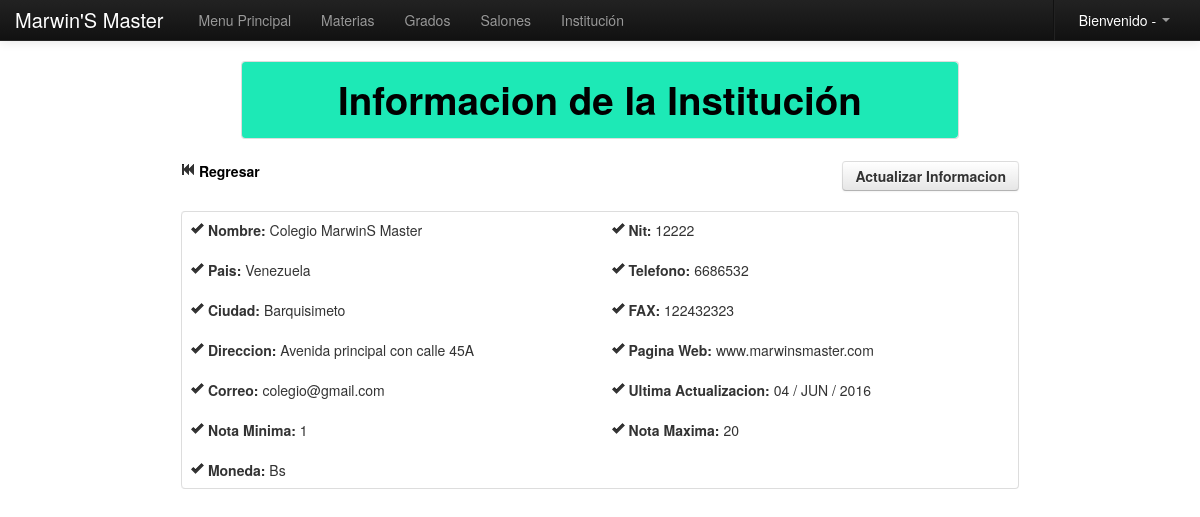
The app's page /Modulos/Datos/empresa.php with its own data.
### tables this page shows
CREATE TABLE IF NOT EXISTS `empresa` (
  `id` int(255) NOT NULL,
  `empresa` varchar(255) NOT NULL,
  `nit` varchar(255) NOT NULL,
  `direccion` varchar(255) NOT NULL,
  `pais` varchar(255) NOT NULL,
  `ciudad` varchar(255) NOT NULL,
  `tel` varchar(255) NOT NULL,
  `fax` varchar(255) NOT NULL,
  `web` varchar(255) NOT NULL,
  `correo` varchar(255) NOT NULL,
  `fecha` date NOT NULL,
  `moneda` varchar(22) NOT NULL,
  `minima` varchar(255) NOT NULL,
  `maxima` varchar(255) NOT NULL
);

### Modulos/funciones.php (called while the page is built, shortened)
<?php
	function fecha($fecha){
		$meses = array("ENE","FEB","MAR","ABR","MAY","JUN","JUL","AGO","SEP","OCT","NOV","DIC");
		$a=substr($fecha, 0, 4);
		$m=substr($fecha, 5, 2);
		$d=substr($fecha, 8);
		return $d." / ".$meses[$m-1]." / ".$a;
	}
?>

### Modulos/Datos/empresa.php (the view, shortened to what this page needs)
<?php
	include_once "class/class.php";
	include_once "../funciones.php";
?>
<!DOCTYPE html>
<html lang="es">
  <head>
    <link href="../../css/bootstrap.css" rel="stylesheet">
    <link href="../../css/bootstrap-responsive.css" rel="stylesheet">
  </head>
  <body>
    <?php include_once "../../menu/m_datos.php"; ?>
    <div align="center">
    <table width="60%">
      <tr>
        <td>
        	<table class="table table-bordered">
              <tr class="info">
                <td><center><h1 class="text-info">Informacion de la Institución</h1></center></td>
              </tr>
            </table>
        </td>
      </tr>
    </table>
    <table width="70%">
      <tr>
        <td>
       	    <div class="row-fluid">
	            <div class="span6">
                	<a href="index.php" class="text-info"><i class="icon-fast-backward"></i> <strong>Regresar</strong></a>
                </div>
    	        <div class="span6" align="right">
                	<a href="#myModal" role="button" class="btn" data-toggle="modal"><strong>Actualizar Informacion</strong></a>
                </div>
            </div><br>
             <?php
				$pa=mysql_query("SELECT * FROM empresa WHERE id=1");
				$row=mysql_fetch_array($pa);
			?>
        	<table class="table table-bordered">
              <tr>
                <td>
                    <div class="row-fluid">
                    	<div class="span6">
                        	<i class="icon-ok"></i> <strong>Nombre: </strong><?php echo $row['empresa']; ?><br><br>
                            <i class="icon-ok"></i> <strong>Pais: </strong><?php echo $row['pais']; ?><br><br>
                            <i class="icon-ok"></i> <strong>Ciudad: </strong><?php echo $row['ciudad']; ?><br><br>
                            <i class="icon-ok"></i> <strong>Direccion: </strong><?php echo $row['direccion']; ?><br><br>
                            <i class="icon-ok"></i> <strong>Correo: </strong><?php echo $row['correo']; ?><br><br>
                            <i class="icon-ok"></i> <strong>Nota Minima: </strong><?php echo $row['minima']; ?><br><br>
                            <i class="icon-ok"></i> <strong>Moneda: </strong><?php echo $row['moneda']; ?>
                        </div>
                    	<div class="span6">
                        	<i class="icon-ok"></i> <strong>Nit: </strong><?php echo $row['nit']; ?><br><br>
                            <i class="icon-ok"></i> <strong>Telefono: </strong><?php echo $row['tel']; ?><br><br>
                            <i class="icon-ok"></i> <strong>FAX: </strong><?php echo $row['fax']; ?><br><br>
                            <i class="icon-ok"></i> <strong>Pagina Web: </strong><?php echo $row['web']; ?><br><br>
                            <i class="icon-ok"></i> <strong>Ultima Actualizacion: </strong><?php echo fecha($row['fecha']); ?><br><br>
                            <i class="icon-ok"></i> <strong>Nota Maxima: </strong><?php echo $row['maxima']; ?>
                        </div>
                    </div>
                </td>
              </tr>
            </table>
        </td>
      </tr>
    </table>
    </div>
  </body>
</html>

### Modulos/Datos/empresa.php (style rules this page uses)
body { padding-top: 60px; padding-bottom: 40px; }

### records on screen
empresa: empresa "Colegio MarwinS Master", pais "Venezuela", ciudad "Barquisimeto", direccion "Avenida principal con calle 45A", correo "colegio@gmail.com", minima "1", moneda "Bs", nit "12222", tel "6686532", fax "122432323", web "www.marwinsmaster.com", fecha "04 / JUN / 2016", maxima "20"
